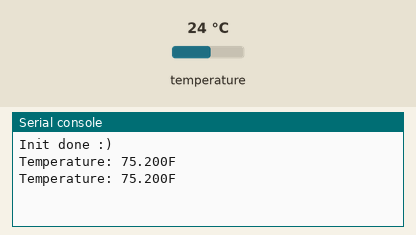
This program was run on a simulated Raspberry Pi Pico running CircuitPython. Parts: the last lines printed to the serial console. Inputs (shaded band) come from the test bench; at power-on: temperature 24 °C.

Above: at 1.2 s.
1.3 s: temperature set to 12 °C
At 2.6 s:
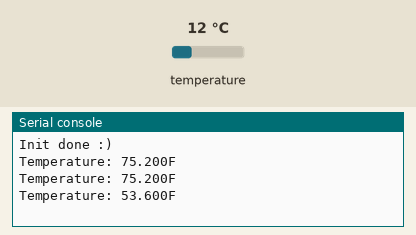
2.8 s: temperature set to 19 °C
At 3.8 s:
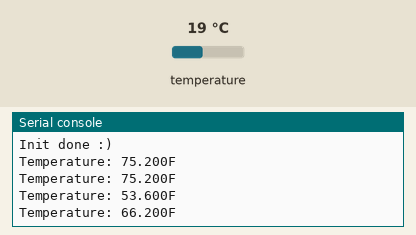
Timing chart, 0 to 5.8 s (numbered marks = the images above; inputs shaded):
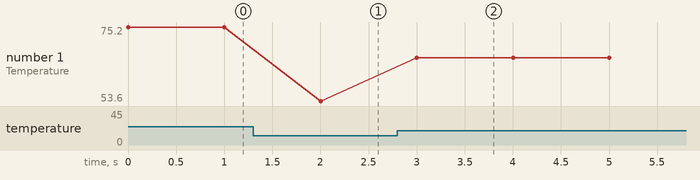

The program:

codeLiquidTClass.py
```python
import time
import board
from adafruit_onewire.bus import OneWireBus
from adafruit_ds18x20 import DS18X20

class MyDS18X20(DS18X20):

    def __init__(self, pin):
        ow_bus = OneWireBus(pin)
        super().__init__(ow_bus, ow_bus.scan()[0])
        self.unit='C'
        self.min=9999.  # Hope the first reading is smaller than 9999 :)
        self.max=-9999. # Hope the first reading is larger than -9999 :)
        print("Init done :)")

    def reset(self):
        self.max=-9999.
        self.min=9999.

    @property
    def temperature(self):
        c = super().temperature
        if (self.unit=='C'):
            self.max=max(self.max,c) # Make self.max the larger value
            self.min=min(self.min,c) # Make self.max the larger value
            return c
        elif (self.unit=='F'):
            f = c * 1.8 + 32.0
            self.max=max(self.max,f) # Make self.max the larger value
            self.min=min(self.min,f) # Make self.max the larger value
            return f
        else:
            return 'Invalid unit'

sensor=MyDS18X20(board.GP16)
sensor.unit='F'   # Setting if to F

# Getting 20 values
for i in range(20):
    print(f"Temperature: {sensor.temperature:0.3f}{sensor.unit}")
    time.sleep(1.0)

# Printing max and min values measured
print(f"Maximum: {sensor.max:.3f}{sensor.unit}, Minimum: {sensor.min:.3f}{sensor.unit}")
```

Measured:
- after the input at 1.3 s, the serial console: prints a new line after 0.70 s (image 1)
- after the input at 2.8 s, the serial console: prints a new line after 0.20 s (image 2)
- plotted number 1: 75.2 → 53.6 after the input at 1.3 s, 53.6 → 66.2 after the input at 2.8 s
